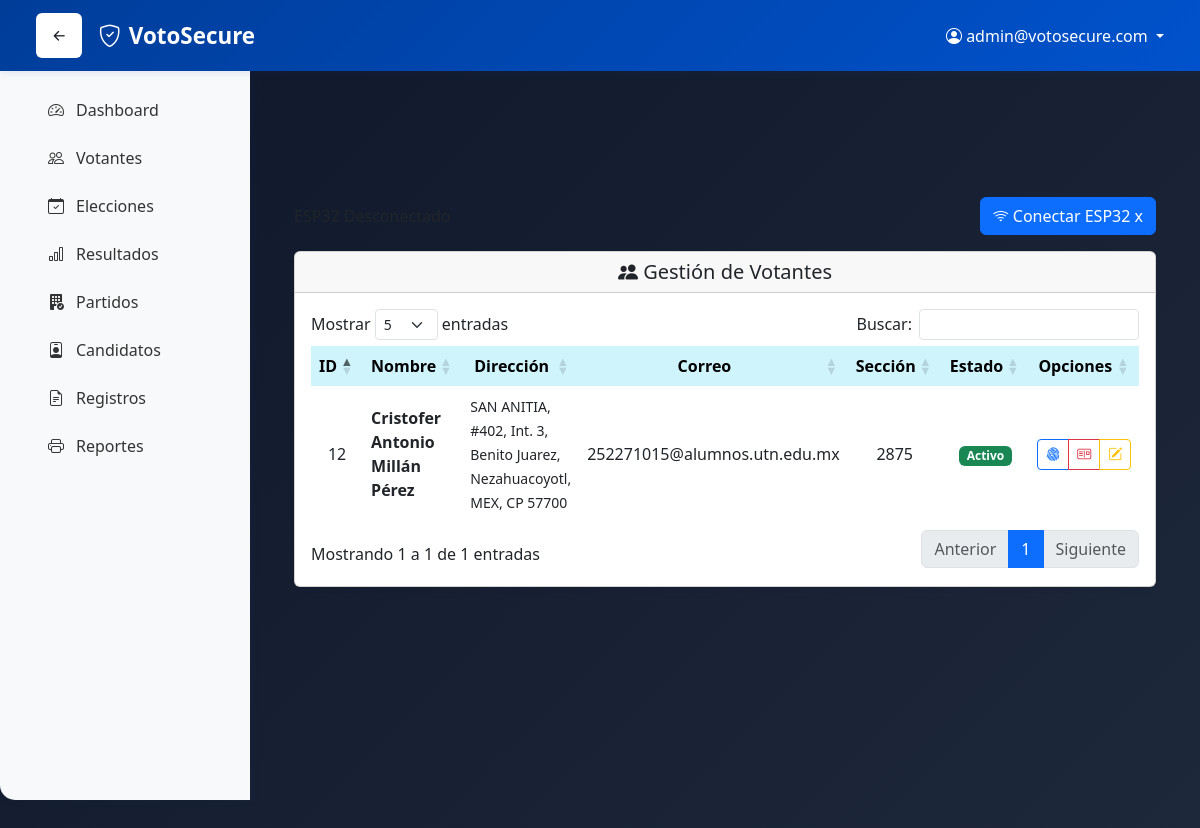
/Vista/Admin/Votantes.php (signed in), run on the app's committed database.
### tables this page shows
CREATE TABLE `votantes` (
  `id` int(11) NOT NULL,
  `nombre` varchar(100) NOT NULL,
  `apellido_paterno` varchar(100) NOT NULL,
  `apellido_materno` varchar(100) DEFAULT NULL,
  `fecha_nacimiento` date NOT NULL,
  `genero` enum('H','M','O') NOT NULL,
  `nacionalidad` varchar(50) DEFAULT 'Mexicana',
  `curp` varchar(18) NOT NULL,
  `rfc` varchar(13) NOT NULL,
  `calle` varchar(200) NOT NULL,
  `num_exterior` varchar(20) NOT NULL,
  `num_interior` varchar(20) DEFAULT NULL,
  `colonia` varchar(200) NOT NULL,
  `codigo_postal` varchar(5) NOT NULL,
  `municipio` varchar(200) NOT NULL,
  `entidad` varchar(50) NOT NULL,
  `entre_calles` varchar(200) DEFAULT NULL,
  `correo` varchar(255) NOT NULL,
  `telefono` varchar(20) NOT NULL,
  `telefono_fijo` varchar(20) DEFAULT NULL,
  `seccion_electoral` varchar(4) NOT NULL,
  `clave_elector` varchar(18) DEFAULT NULL,
  `uid_nfc` varchar(255) DEFAULT NULL,
  `token_nfc` varchar(255) DEFAULT NULL,
  `finger_id` varchar(255) DEFAULT NULL,
  `foto` longtext DEFAULT NULL,
  `estado` enum('activo','inactivo','votado') DEFAULT 'activo',
  `created_at` timestamp NOT NULL DEFAULT current_timestamp(),
  `updated_at` timestamp NOT NULL DEFAULT current_timestamp() ON UPDATE current_timestamp()
);

### Modelo/config/conexion.php (called while the page is built, shortened)
<?php
class Conexion {
    private $host = "localhost";
    private $db = "votosecure";
    private $user = "root";
    private $pass = "";
    private $charset = "utf8mb4";
    public function conectar() {
        $dsn = "mysql:host=$this->host;dbname=$this->db;charset=$this->charset";
        try {
            $pdo = new PDO($dsn, $this->user, $this->pass);
            $pdo->setAttribute(PDO::ATTR_ERRMODE, PDO::ERRMODE_EXCEPTION);
            return $pdo;
        } catch (PDOException $e) {
            die("Error de conexión");
        }
    }
}

### Controlador/votentesCtrl.php (called while the page is built, shortened)
<?php
require_once __DIR__ . "/../Modelo/config/conexion.php";
require_once __DIR__ . "/../Modelo/votantesMdl.php";
class VotantesCtrl
{
    private $modelo;
    public function __construct()
    {
        $this->modelo = new VotantesMdl();
    }
    public function obtenerTodos()
    {
        return $this->modelo->obtenerTodos();
    }
}

### Modelo/votantesMdl.php (called while the page is built, shortened)
<?php
require_once __DIR__ . '/config/conexion.php';
require_once __DIR__ . '/../api/crypto.php';
class VotantesMdl
{
    private $conexion;
    private $tabla = 'votantes';
    public function __construct()
    {
        $con = new Conexion();
        $this->conexion = $con->conectar();
    }
    public function obtenerTodos()
    {
        $query = "SELECT * FROM {$this->tabla} ORDER BY id DESC";
        $stmt = $this->conexion->query($query);
        $rows = $stmt->fetchAll(PDO::FETCH_ASSOC);
        $votantes = [];
        foreach ($rows as $row) {
            $row['uid_nfc'] = !empty($row['uid_nfc']) ? decrypt_data($row['uid_nfc']) : '';
            $row['token_nfc'] = !empty($row['token_nfc']) ? decrypt_data($row['token_nfc']) : '';
            $row['finger_id'] = !empty($row['finger_id']) ? decrypt_data($row['finger_id']) : '';
            $row['direccion_completa'] = $this->formatearDireccion($row);
            $votantes[] = $row;
        }
        return $votantes;
    }
    private function formatearDireccion($row)
    {
        $partes = [];
        if (!empty($row['calle'])) {
            $partes[] = $row['calle'];
        }
        if (!empty($row['num_exterior'])) {
            $partes[] = '#' . $row['num_exterior'];
        }
        if (!empty($row['num_interior'])) {
            $partes[] = 'Int. ' . $row['num_interior'];
        }
        if (!empty($row['colonia'])) {
            $partes[] = $row['colonia'];
        }
        if (!empty($row['municipio'])) {
            $partes[] = $row['municipio'];
        }
        if (!empty($row['entidad'])) {
            $partes[] = $row['entidad'];
        }
        if (!empty($row['codigo_postal'])) {
            $partes[] = 'CP ' . $row['codigo_postal'];
        }
        return implode(', ', $partes);
    }
}

### api/crypto.php (called while the page is built, shortened)
<?php
function aes_decrypt($data) {
  $data = base64_decode($data);
  $iv = substr($data, 0, 12);
  $tag = substr($data, 12, 16);
  $cipher = substr($data, 28);
  return openssl_decrypt(
    $cipher,
    AES_METHOD,
    AES_KEY,
    OPENSSL_RAW_DATA,
    $iv,
    $tag
  );
}
function decrypt_data($data) {
  return aes_decrypt($data);
}

### Vista/Admin/Votantes.php (the view, shortened to what this page needs)
<?php
require_once __DIR__ . '/../../Controlador/votentesCtrl.php';
$votantesCtrl = new VotantesCtrl();
$votantes = $votantesCtrl->obtenerTodos();
?>
<!DOCTYPE html>
<html lang="es">
<head>
    <link href="https://cdn.jsdelivr.net/npm/bootstrap@5.3.0/dist/css/bootstrap.min.css" rel="stylesheet">
    <link rel="stylesheet" href="https://cdn.jsdelivr.net/npm/bootstrap-icons@1.11.0/font/bootstrap-icons.css">
    <link rel="stylesheet" href="https://cdn.datatables.net/1.13.6/css/dataTables.bootstrap5.min.css">
    <link rel="stylesheet" href="https://cdnjs.cloudflare.com/ajax/libs/font-awesome/6.5.0/css/all.min.css">
    <link rel="stylesheet" href="<?= BASE_URL ?>/css/admin.css">
    <link rel="stylesheet" href="<?= BASE_URL ?>/css/dash.css">
</head>
<body>
    <?php include __DIR__ . '/../../components/Admin/Navbar.php'; ?>
    <main class="main-content" id="mainContent">
        <div class="container-fluid mt-4">
            <div class="row mb-3">
                <div class="col-12">
                    <div class="d-flex justify-content-between align-items-center">
                        <div class="esp32-status disconnected" id="esp32Status">
                            <span id="esp32Text">ESP32 Desconectado</span>
                        </div>
                        <button class="btn btn-primary" id="btnConectarESP32">
                            <i class="bi bi-wifi"></i> Conectar ESP32
                            x </button>
                    </div>
                </div>
            </div>
            <div class="card shadow-sm">
                <div class="card-header text-center text-dark">
                    <h5 class="mb-0">
                        <i class="bi bi-people-fill"></i> Gestión de Votantes
                    </h5>
                </div>
                <div class="card-body">
                    <div class="table-responsive">
                        <table id="tablaContenido" class="table table-hover table-borderless align-middle">
                            <thead class="table-info">
                                <tr>
                                    <th class="text-center">ID</th>
                                    <th class="text-center">Nombre</th>
                                    <th class="text-center">Dirección</th>
                                    <th class="text-center">Correo</th>
                                    <th class="text-center">Sección</th>
                                    <th class="text-center">Estado</th>
                                    <th class="text-center">Opciones</th>
                                </tr>
                            </thead>
                            <tbody>
                                <?php if (!empty($votantes)): ?>
                                    <?php foreach ($votantes as $votante): ?>
                                        <tr id="votante-<?= $votante['id'] ?>">
                                            <td class="text-center"><?= htmlspecialchars($votante['id']) ?></td>
                                            <td>
                                                <strong><?= htmlspecialchars($votante['nombre'] . ' ' . $votante['apellido_paterno'] . ' ' . $votante['apellido_materno']) ?></strong>
                                            </td>
                                            <td><small><?= htmlspecialchars($votante['direccion_completa']) ?></small></td>
                                            <td><?= htmlspecialchars($votante['correo']) ?></td>
                                            <td class="text-center"><?= htmlspecialchars($votante['seccion_electoral']) ?></td>
                                            <td class="text-center">
                                                <?php
                                                switch ($votante['estado']) {
                                                    case 'activo':
                                                        echo '<span class="badge bg-success">Activo</span>';
                                                        break;
                                                }
                                                ?>
                                            </td>
                                            <td class="text-center">
                                                <div class="btn-group" role="group">
                                                    <button class="btn btn-sm btn-outline-primary btn-action btn-huella"
                                                        data-id="<?= $votante['id'] ?>"
                                                        data-nombre="<?= htmlspecialchars($votante['nombre'] . ' ' . $votante['apellido_paterno']) ?>"
                                                        data-fingerprint="<?= htmlspecialchars($votante['finger_id']) ?>"
                                                        title="Cambiar Huella">
                                                        <i class="bi bi-fingerprint"></i>
                                                    </button>
                                                    <button class="btn btn-sm btn-outline-danger btn-action btn-nfc"
                                                        data-id="<?= $votante['id'] ?>"
                                                        data-nombre="<?= htmlspecialchars($votante['nombre'] . ' ' . $votante['apellido_paterno']) ?>"
                                                        data-uid="<?= htmlspecialchars($votante['uid_nfc']) ?>"
                                                        title="Cambiar NFC">
                                                        <i class="bi bi-postcard"></i>
                                                    </button>
                                                    <button class="btn btn-sm btn-outline-warning btn-action btn-editar"
                                                        data-id="<?= $votante['id'] ?>"
                                                        data-nombre="<?= htmlspecialchars($votante['nombre'] . ' ' . $votante['apellido_paterno']) ?>"
                                                        title="Editar Datos">
                                                        <i class="bi bi-pencil-square"></i>
                                                    </button>
                                                </div>
                                            </td>
                                        </tr>
                                    <?php endforeach; ?>
                                <?php else: ?>
                                <?php endif; ?>
                            </tbody>
                        </table>
                    </div>
                </div>
            </div>
        </div>
    </main>
    <?php include 'modales/votantes.php'; ?>
</body>
</html>

### components/Admin/Navbar.php (shortened to what this page needs)
<?php
$correoAdmin = $_SESSION['correo'];
?>
<nav class="navbar-admin navbar navbar-expand-lg sticky-top">
    <div class="container-fluid">
        <div class="d-flex align-items-center gap-3">
            <button class="toggle-sidebar btn btn-outline-light" id="toggleSidebar" type="button">
                <i class="bi bi-arrow-left-short text-dark"></i>
            </button>
            <a class="navbar-brand" href="#">
                <i class="bi bi-shield-check"></i>
                VotoSecure
            </a>
        </div>
        <div class="collapse navbar-collapse" id="navbarNav">
            <div class="ms-auto d-flex align-items-center gap-3">
                <div class="dropdown">
                    <button class="user-menu-dropdown dropdown-toggle"
                        type="button"
                        id="userMenu"
                        aria-expanded="false">
                        <i class="bi bi-person-circle"></i> <?php echo htmlspecialchars($correoAdmin); ?>
                    </button>
                </div>
            </div>
        </div>
    </div>
</nav>
<aside class="sidebar" id="sidebar">
    <ul class="sidebar-menu">
        <li><a href="index"><i class="bi bi-speedometer2"></i> Dashboard</a></li>
        <li><a href="votantes"><i class="bi bi-people"></i> Votantes</a></li>
        <li><a href="elecciones"><i class="bi bi-calendar-check"></i> Elecciones</a></li>
        <li><a href="resultados"><i class="bi bi-bar-chart"></i> Resultados</a></li>
        <li><a href="partidos"><i class="bi bi-building-fill-check"></i> Partidos</a></li>
        <li><a href="candidatos"><i class="bi bi-person-badge"></i> Candidatos</a></li>
        <li><a href="registros"><i class="bi bi-file-earmark-text"></i> Registros</a></li>
        <li><a href="reportes"><i class="bi bi-printer"></i> Reportes</a></li>
    </ul>
</aside>

### Vista/Admin/modales/votantes.php (shortened to what this page needs)
<div class="toast-container position-fixed top-0 end-0 p-3" style="z-index: 99999;">
</div>

### css/admin.css (style rules this page uses)
:root { --primary: #0F172A; --secondary: #1E293B; --accent: #22D3EE; --bg-light: #F1F5F9; --bg-soft: #E2E8F0; --text-dark: #334155; --text-light: #F8FAFC; --success: #22C55E; --danger: #EF4444; --warning: #F59E0B; }
body { background: linear-gradient(135deg, var(--primary) 0%, var(--secondary) 100%); min-height: 100vh; font-family: 'Segoe UI', Tahoma, Geneva, Verdana, sans-serif; }
.sidebar { background: rgba(248, 250, 252, 0.95); border-radius: 15px 0 0 15px; box-shadow: 0 10px 30px rgba(15, 23, 42, 0.15); height: 100vh; position: fixed; left: 0; top: 0; width: 260px; padding: 30px 20px; overflow-y: auto; }
.main-content { margin-left: 260px; padding: 30px; min-height: 100vh; }

### css/dash.css (style rules this page uses)
:root { --primary-blue: #003d99; --light-blue: #0052cc; --white: #ffffff; --light-gray: #f8f9fa; --border-color: #e0e0e0; --sidebar-width: 280px; }
* { margin: 0; padding: 0; box-sizing: border-box; }
body { font-family: 'Segoe UI', Tahoma, Geneva, Verdana, sans-serif; background-color: var(--light-gray); }
.navbar-admin { background: linear-gradient(135deg, var(--primary-blue), var(--light-blue)); box-shadow: 0 2px 8px rgba(0, 61, 153, 0.1); padding: 0.8rem 1.5rem; z-index: 1100; }
.navbar-admin .navbar-brand { font-weight: 700; font-size: 1.4rem; color: var(--white) !important; display: flex; align-items: center; gap: 0.5rem; }
.sidebar { position: fixed; top: 0; left: -var(--sidebar-width); width: var(--sidebar-width); height: 100vh; background: var(--white); box-shadow: 2px 0 8px rgba(0, 61, 153, 0.08); transition: left 0.3s ease; padding-top: 70px; z-index: 1050; overflow-y: auto; }
.sidebar-menu { list-style: none; padding: 1rem 0; }
.sidebar-menu a { display: flex; align-items: center; gap: 0.75rem; padding: 0.75rem 1.5rem; color: #333; text-decoration: none; transition: all 0.25s ease; border-left: 4px solid transparent; }
.main-content { margin-top: 70px; padding: 2rem; transition: margin-left 0.3s ease; }
.toggle-sidebar { background: var(--white); border: none; font-size: 1.4rem; cursor: pointer; transition: 0.2s ease; }
.user-menu-dropdown { background: transparent; border: none; color: var(--white); }
.sidebar { width: 250px; height: 100vh; position: fixed; left: 0; top: 0; background:#f8f9fa; transition: all 0.3s ease; }
.main-content { margin-left: 250px; transition: all 0.3s ease; }

### data on the page
votantes: id "12", nombre+apellido_paterno+apellido_materno "Cristofer Antonio Millán Pérez", direccion_completa "SAN ANITIA, #402, Int. 3, Benito Juarez, Nezahuacoyotl, MEX, CP 57700", correo "252271015@alumnos.utn.edu.mx", seccion_electoral "2875", estado "Activo"

### other printed values
$correoAdmin "admin@votosecure.com"
